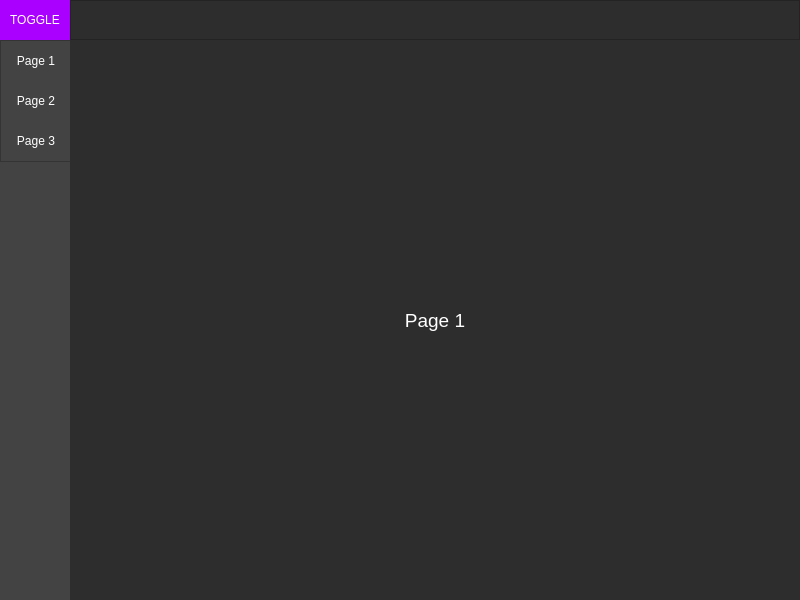
<?xml version="1.0" encoding="UTF-8"?>
<ui version="4.0">
 <class>Form</class>
 <widget class="QWidget" name="Form">
  <property name="geometry">
   <rect>
    <x>0</x>
    <y>0</y>
    <width>800</width>
    <height>600</height>
   </rect>
  </property>
  <property name="windowTitle">
   <string>Burguer menu</string>
  </property>
  <property name="styleSheet">
   <string notr="true">background-color: rgb(45, 45, 45);</string>
  </property>
  <layout class="QVBoxLayout" name="verticalLayout">
   <property name="spacing">
    <number>0</number>
   </property>
   <property name="leftMargin">
    <number>0</number>
   </property>
   <property name="topMargin">
    <number>0</number>
   </property>
   <property name="rightMargin">
    <number>0</number>
   </property>
   <property name="bottomMargin">
    <number>0</number>
   </property>
   <item>
    <widget class="QFrame" name="top_border_frame">
     <property name="maximumSize">
      <size>
       <width>16777215</width>
       <height>40</height>
      </size>
     </property>
     <property name="frameShape">
      <enum>QFrame::NoFrame</enum>
     </property>
     <property name="frameShadow">
      <enum>QFrame::Raised</enum>
     </property>
     <layout class="QHBoxLayout" name="horizontalLayout">
      <property name="spacing">
       <number>0</number>
      </property>
      <property name="leftMargin">
       <number>0</number>
      </property>
      <property name="topMargin">
       <number>0</number>
      </property>
      <property name="rightMargin">
       <number>0</number>
      </property>
      <property name="bottomMargin">
       <number>0</number>
      </property>
      <item>
       <widget class="QPushButton" name="toggle_button">
        <property name="minimumSize">
         <size>
          <width>0</width>
          <height>40</height>
         </size>
        </property>
        <property name="maximumSize">
         <size>
          <width>70</width>
          <height>16777215</height>
         </size>
        </property>
        <property name="styleSheet">
         <string notr="true">QPushButton {
	color: rgb(255, 255, 255);
	background-color: rgb(170, 0, 255);
	border: 0px solid;
}
QPushButton:hover {
	background-color: rgb(133, 0, 200);
}</string>
        </property>
        <property name="text">
         <string>TOGGLE</string>
        </property>
        <property name="flat">
         <bool>true</bool>
        </property>
       </widget>
      </item>
      <item>
       <widget class="QFrame" name="space_frame">
        <property name="frameShape">
         <enum>QFrame::StyledPanel</enum>
        </property>
        <property name="frameShadow">
         <enum>QFrame::Raised</enum>
        </property>
       </widget>
      </item>
     </layout>
    </widget>
   </item>
   <item>
    <widget class="QFrame" name="bottom_frame">
     <property name="frameShape">
      <enum>QFrame::NoFrame</enum>
     </property>
     <property name="frameShadow">
      <enum>QFrame::Raised</enum>
     </property>
     <layout class="QHBoxLayout" name="horizontalLayout_2">
      <property name="spacing">
       <number>0</number>
      </property>
      <property name="leftMargin">
       <number>0</number>
      </property>
      <property name="topMargin">
       <number>0</number>
      </property>
      <property name="rightMargin">
       <number>0</number>
      </property>
      <property name="bottomMargin">
       <number>0</number>
      </property>
      <item>
       <widget class="QFrame" name="left_menu_frame">
        <property name="maximumSize">
         <size>
          <width>70</width>
          <height>16777215</height>
         </size>
        </property>
        <property name="styleSheet">
         <string notr="true">background-color: rgb(67, 67, 67);</string>
        </property>
        <property name="frameShape">
         <enum>QFrame::NoFrame</enum>
        </property>
        <property name="frameShadow">
         <enum>QFrame::Raised</enum>
        </property>
        <layout class="QVBoxLayout" name="verticalLayout_3">
         <property name="spacing">
          <number>0</number>
         </property>
         <property name="leftMargin">
          <number>0</number>
         </property>
         <property name="topMargin">
          <number>0</number>
         </property>
         <property name="rightMargin">
          <number>0</number>
         </property>
         <property name="bottomMargin">
          <number>0</number>
         </property>
         <item alignment="Qt::AlignTop">
          <widget class="QFrame" name="left_menu_buttons_frame">
           <property name="styleSheet">
            <string notr="true">QPushButton {
	color: rgb(255, 255, 255);
	border: 0px solid;
}
QPushButton:hover {
	background-color: rgb(170, 0, 255);
}
QPushButton:pressed {
	background-color: rgb(133, 0, 200);
}</string>
           </property>
           <property name="frameShape">
            <enum>QFrame::StyledPanel</enum>
           </property>
           <property name="frameShadow">
            <enum>QFrame::Raised</enum>
           </property>
           <layout class="QVBoxLayout" name="verticalLayout_4">
            <property name="spacing">
             <number>0</number>
            </property>
            <property name="leftMargin">
             <number>0</number>
            </property>
            <property name="topMargin">
             <number>0</number>
            </property>
            <property name="rightMargin">
             <number>0</number>
            </property>
            <property name="bottomMargin">
             <number>0</number>
            </property>
            <item>
             <widget class="QPushButton" name="page1_button">
              <property name="minimumSize">
               <size>
                <width>70</width>
                <height>40</height>
               </size>
              </property>
              <property name="maximumSize">
               <size>
                <width>16777215</width>
                <height>16777215</height>
               </size>
              </property>
              <property name="text">
               <string>Page 1</string>
              </property>
              <property name="flat">
               <bool>true</bool>
              </property>
             </widget>
            </item>
            <item>
             <widget class="QPushButton" name="page2_button">
              <property name="minimumSize">
               <size>
                <width>70</width>
                <height>40</height>
               </size>
              </property>
              <property name="maximumSize">
               <size>
                <width>16777215</width>
                <height>16777215</height>
               </size>
              </property>
              <property name="text">
               <string>Page 2</string>
              </property>
              <property name="flat">
               <bool>true</bool>
              </property>
             </widget>
            </item>
            <item>
             <widget class="QPushButton" name="page3_button">
              <property name="minimumSize">
               <size>
                <width>70</width>
                <height>40</height>
               </size>
              </property>
              <property name="maximumSize">
               <size>
                <width>16777215</width>
                <height>16777215</height>
               </size>
              </property>
              <property name="text">
               <string>Page 3</string>
              </property>
              <property name="flat">
               <bool>true</bool>
              </property>
             </widget>
            </item>
           </layout>
          </widget>
         </item>
        </layout>
       </widget>
      </item>
      <item>
       <widget class="QFrame" name="pages_frame">
        <property name="frameShape">
         <enum>QFrame::NoFrame</enum>
        </property>
        <property name="frameShadow">
         <enum>QFrame::Raised</enum>
        </property>
        <layout class="QVBoxLayout" name="verticalLayout_2">
         <property name="spacing">
          <number>0</number>
         </property>
         <property name="leftMargin">
          <number>0</number>
         </property>
         <property name="topMargin">
          <number>0</number>
         </property>
         <property name="rightMargin">
          <number>0</number>
         </property>
         <property name="bottomMargin">
          <number>0</number>
         </property>
         <item>
          <widget class="QStackedWidget" name="stacked_widget">
           <property name="styleSheet">
            <string notr="true">color: rgb(255, 255, 255);</string>
           </property>
           <property name="currentIndex">
            <number>0</number>
           </property>
           <widget class="QWidget" name="page_1">
            <layout class="QVBoxLayout" name="verticalLayout_5">
             <property name="spacing">
              <number>0</number>
             </property>
             <property name="leftMargin">
              <number>0</number>
             </property>
             <property name="topMargin">
              <number>0</number>
             </property>
             <property name="rightMargin">
              <number>0</number>
             </property>
             <property name="bottomMargin">
              <number>0</number>
             </property>
             <item>
              <widget class="QLabel" name="label">
               <property name="font">
                <font>
                 <family>Segoe UI</family>
                 <pointsize>14</pointsize>
                </font>
               </property>
               <property name="text">
                <string>Page 1</string>
               </property>
               <property name="alignment">
                <set>Qt::AlignCenter</set>
               </property>
              </widget>
             </item>
            </layout>
           </widget>
           <widget class="QWidget" name="page_2">
            <layout class="QVBoxLayout" name="verticalLayout_6">
             <property name="spacing">
              <number>0</number>
             </property>
             <property name="leftMargin">
              <number>0</number>
             </property>
             <property name="topMargin">
              <number>0</number>
             </property>
             <property name="rightMargin">
              <number>0</number>
             </property>
             <property name="bottomMargin">
              <number>0</number>
             </property>
             <item>
              <widget class="QLabel" name="label_2">
               <property name="font">
                <font>
                 <family>Segoe UI</family>
                 <pointsize>14</pointsize>
                </font>
               </property>
               <property name="text">
                <string>Page 2</string>
               </property>
               <property name="alignment">
                <set>Qt::AlignCenter</set>
               </property>
              </widget>
             </item>
            </layout>
           </widget>
           <widget class="QWidget" name="page_3">
            <layout class="QVBoxLayout" name="verticalLayout_7">
             <property name="spacing">
              <number>0</number>
             </property>
             <property name="leftMargin">
              <number>0</number>
             </property>
             <property name="topMargin">
              <number>0</number>
             </property>
             <property name="rightMargin">
              <number>0</number>
             </property>
             <property name="bottomMargin">
              <number>0</number>
             </property>
             <item>
              <widget class="QLabel" name="label_3">
               <property name="font">
                <font>
                 <family>Segoe UI</family>
                 <pointsize>14</pointsize>
                </font>
               </property>
               <property name="text">
                <string>Page 3</string>
               </property>
               <property name="alignment">
                <set>Qt::AlignCenter</set>
               </property>
              </widget>
             </item>
            </layout>
           </widget>
          </widget>
         </item>
        </layout>
       </widget>
      </item>
     </layout>
    </widget>
   </item>
  </layout>
 </widget>
 <resources/>
 <connections/>
</ui>
